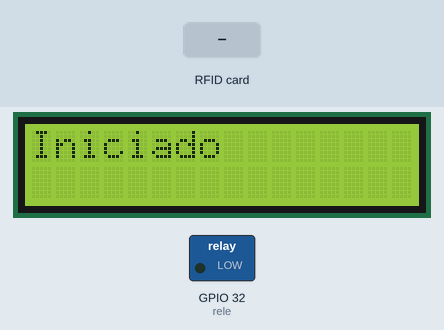
This sketch was run on a simulated ESP32. Parts: 16×2 character LCD, switched loads named in the sketch (green lamp = pin HIGH). The inputs (shaded band) are chosen by the test bench. WiFi joins after 1.5 s; servers stay silent unless stated; uploads are accepted with an empty reply; what the sketch prints to the serial monitor is not drawn.

Above: at 0.1 s.
At 2.7 s:
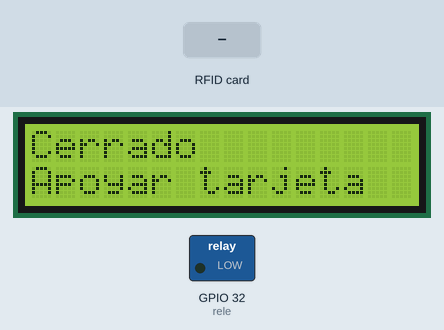
2.8 s: RFID card 5E 7A 19 C4 held to the reader
At 4.1 s:
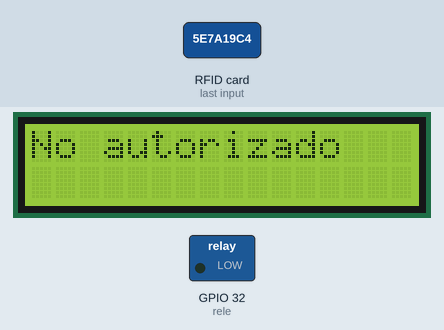
Timing chart, 0 to 5.8 s (numbered marks = the images above; inputs shaded):
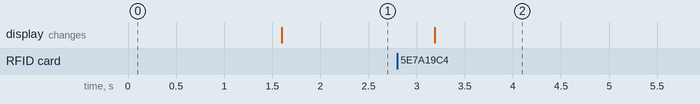

The sketch:

nfcReader.ino
```cpp
#include <Wire.h>
#include <PN532_I2C.h>
#include <PN532.h>
#include <NfcAdapter.h>
#include <LiquidCrystal_I2C.h>
#include <HTTPClient.h>
#include <WiFi.h>

// Declaración del objeto lcd para controlar la pantalla LCD I2C HEX VALUE = 0x27
LiquidCrystal_I2C lcd(0x27,16,2);

// Configuración de la red WiFi
const char* ssid = "Estudiantes";
const char* password =  "educar_2018";

// Pin para el relé
const int rele = 32;

// Definición de los estados posibles del sistema
#define noAutorizado 0
#define espera 1
#define autorizado 2
#define subiendo 3
#define subido 4

// Inicialización de variables de estado
bool estado_rele = false;
int estado_Tarjeta = espera;
int estado_uid = espera;

// Variables para el manejo de tiempo
unsigned long tiempo_actual;
unsigned long tiempo_anterior = 0;

// Inicialización del objeto NFC
PN532_I2C pn532_i2c(Wire);
NfcAdapter nfc = NfcAdapter(pn532_i2c);
String tagId = "None";
byte nuidPICC[4];

// Configuración inicial del sistema
void setup(void) {
  // Inicialización y encendido del LCD
  lcd.init();
  lcd.backlight();
  lcd.setCursor(0,0);
  lcd.print("Iniciado");

  // Inicialización de la comunicación serial
  Serial.begin(115200);
  Serial.println("System initialized");

  // Configuración del pin del relé como salida
  pinMode(rele, OUTPUT);

  // Inicialización del módulo NFC
  nfc.begin();

  // Conexión a la red WiFi
  WiFi.begin(ssid, password);

  Serial.print("Conectando...");
  while (WiFi.status() != WL_CONNECTED) {
    delay(500);
    Serial.print(".");
  }

  Serial.print("Conectado con éxito, mi IP es: ");
  Serial.println(WiFi.localIP());
}

// Función principal del programa
void loop(void) {
  // Comprobación de la conexión WiFi
  if(WiFi.status()== WL_CONNECTED){
    HTTPClient http;

    http.begin("http://10.0.9.125/ProyectoRFID/esp32/esp32_update.php");
    http.addHeader("Content-Type", "application/x-www-form-urlencoded");

    // Refrescar el tiempo actual
    tiempo_actual = millis();

    // Comprobación y manejo de estados
    if (estado_rele && estado_Tarjeta == autorizado) {
      resetEstado(4000);
    }

    if (!estado_rele && estado_Tarjeta == espera) {
      // Configuración de la pantalla LCD y espera de tarjeta
      lcd.clear();
      lcd.setCursor(0,0);
      lcd.print("Cerrado");
      lcd.setCursor(0,1);
      lcd.print("Apoyar tarjeta");
      digitalWrite(rele, LOW);

      // Lectura de la tarjeta NFC
      if (nfc.tagPresent()) {
        NfcTag tag = nfc.read();
        Serial.println("ID:" + tag.getUidString());

        // Envío de la UID al servidor para comprobación
        int codigo_respuesta = http.POST("check_uid_code=" + tag.getUidString());
        if (codigo_respuesta == 200){
          String mensaje_respuesta = http.getString();
          Serial.println("Servidor responde:" + mensaje_respuesta);
          if (tag.getUidString() == mensaje_respuesta){
            actualizarEstado(autorizado);
          } else {
            actualizarEstado(noAutorizado);
          }
        } else {
          Serial.println("Error al mandar el POST verificativo");
        }
      }

      // Verificación del estado de la tarjeta en el servidor
      int codigo_respuesta2 = http.POST("check_uid_status=1");
      if (codigo_respuesta2 == 200){
        String mensaje_respuesta2 = http.getString();
        Serial.println("Servidor responde al estado:" + mensaje_respuesta2);
        if (mensaje_respuesta2 == "1"){
          estado_Tarjeta = subiendo;
          lcd.clear();
          lcd.setCursor(0,0);
          lcd.print("Acerque tarjeta");
          lcd.setCursor(0,1);
          lcd.print("Para registro");
        }
      } else {
        Serial.println("Error al mandar el POST verificativo");
      }
    }

    if (estado_Tarjeta == noAutorizado){
      // Acciones a realizar si la tarjeta no está autorizada
      resetEstado(4000);
    }

    if (estado_Tarjeta == subiendo){
      // Acciones a realizar si la tarjeta está en proceso de subida al servidor
      if (nfc.tagPresent()) {
            NfcTag tag = nfc.read();
            Serial.println("ID:" + tag.getUidString());
            int codigo_respuesta3 = http.POST("submit_uid=" + tag.getUidString());

            if (codigo_respuesta3 == 200){
              lcd.clear();
              lcd.setCursor(0,0);
              lcd.print("Subido");
              actualizarMillis();
              estado_Tarjeta = subido;
            }
          }
    }

    if (estado_Tarjeta == subido){
      // Acciones a realizar si la tarjeta ya ha sido subida al servidor
      resetEstado(2000);
    }
    http.end(); // Liberación de recursos
  }
}

// Función para reiniciar los estados del sistema
void resetEstado(unsigned long tiempo_espera) {
  if (tiempo_actual - tiempo_anterior >= tiempo_espera){
    tiempo_anterior = tiempo_actual;
    estado_rele = false;
    estado_Tarjeta = espera;
    Serial.println("Reset");
  }
}

// Función para actualizar el tiempo actual
void actualizarMillis(){
  tiempo_actual = millis();
  tiempo_anterior = tiempo_actual;
}

// Función para actualizar el estado del sistema y mostrarlo en la pantalla LCD
void actualizarEstado(int nuevo_estado) {
  lcd.clear();
  lcd.setCursor(0,0);
  estado_Tarjeta = nuevo_estado;
  tiempo_actual = millis();
  tiempo_anterior = tiempo_actual;
  if (nuevo_estado == autorizado) {
    lcd.print("Autorizado");
    estado_rele = true;
    digitalWrite(rele, HIGH);
  } else {
    lcd.print("No autorizado");
  }
}
```

Measured:
- after the input at 2.8 s, the display: changes after 0.39 s (image 2)
